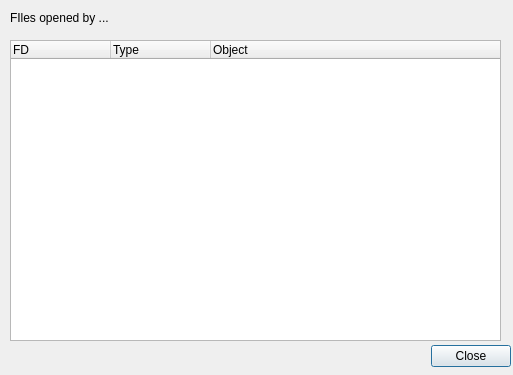
<?xml version="1.0" encoding="UTF-8"?>
<ui version="4.0">
 <class>files</class>
 <widget class="QDialog" name="files">
  <property name="geometry">
   <rect>
    <x>0</x>
    <y>0</y>
    <width>513</width>
    <height>375</height>
   </rect>
  </property>
  <property name="windowTitle">
   <string>Dialog</string>
  </property>
  <widget class="QDialogButtonBox" name="buttonBox">
   <property name="geometry">
    <rect>
     <x>170</x>
     <y>340</y>
     <width>341</width>
     <height>32</height>
    </rect>
   </property>
   <property name="orientation">
    <enum>Qt::Horizontal</enum>
   </property>
   <property name="standardButtons">
    <set>QDialogButtonBox::Close</set>
   </property>
  </widget>
  <widget class="QLabel" name="label">
   <property name="geometry">
    <rect>
     <x>10</x>
     <y>10</y>
     <width>481</width>
     <height>16</height>
    </rect>
   </property>
   <property name="text">
    <string>FIles opened by ...</string>
   </property>
  </widget>
  <widget class="QTreeWidget" name="files_tree">
   <property name="geometry">
    <rect>
     <x>10</x>
     <y>40</y>
     <width>491</width>
     <height>301</height>
    </rect>
   </property>
   <column>
    <property name="text">
     <string>FD</string>
    </property>
   </column>
   <column>
    <property name="text">
     <string>Type</string>
    </property>
   </column>
   <column>
    <property name="text">
     <string>Object</string>
    </property>
   </column>
  </widget>
 </widget>
 <resources/>
 <connections>
  <connection>
   <sender>buttonBox</sender>
   <signal>rejected()</signal>
   <receiver>files</receiver>
   <slot>reject()</slot>
   <hints>
    <hint type="sourcelabel">
     <x>316</x>
     <y>260</y>
    </hint>
    <hint type="destinationlabel">
     <x>286</x>
     <y>274</y>
    </hint>
   </hints>
  </connection>
  <connection>
   <sender>buttonBox</sender>
   <signal>accepted()</signal>
   <receiver>files</receiver>
   <slot>accept()</slot>
   <hints>
    <hint type="sourcelabel">
     <x>248</x>
     <y>254</y>
    </hint>
    <hint type="destinationlabel">
     <x>157</x>
     <y>274</y>
    </hint>
   </hints>
  </connection>
 </connections>
</ui>
